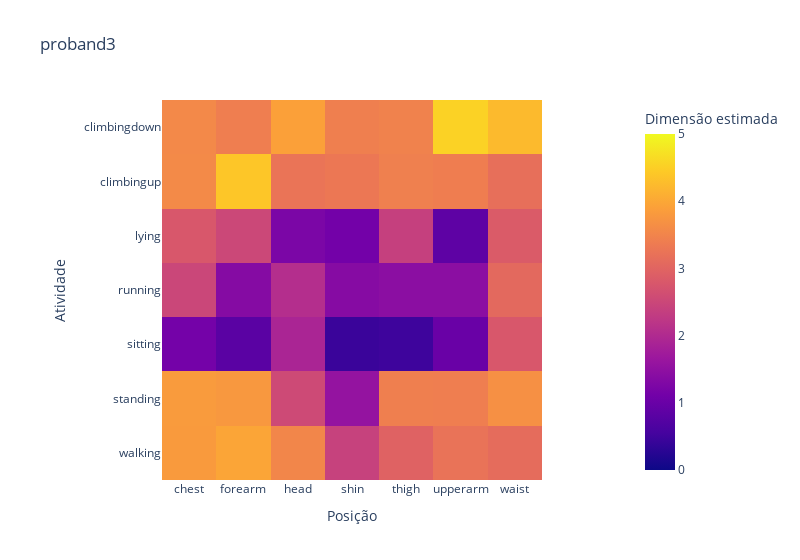

The code cell stored with this chart in its notebook:
### Code cell
nu = 0
fig = px.imshow(UDI[nu], width=800, title=users[nu], zmax=5, zmin=0,
                labels=dict(y='Atividade', x='Posição', color='Dimensão estimada'),
                y=actis,
                x=posis)
fig.show()

### Figure 1 — Plotly figure (JSON) as saved in the notebook; plotly's stock layout.template omitted (floating-point values rounded to 4 significant figures)
{"data": [{"coloraxis": "coloraxis", "hovertemplate": "Posição: %{x}<br>Atividade: %{y}<br>Dimensão estimada: %{z}<extra></extra>", "name": "0", "type": "heatmap", "x": ["chest", "forearm", "head", "shin", "thigh", "upperarm", "waist"], "xaxis": "x", "y": ["climbingdown", "climbingup", "lying", "running", "sitting", "standing", "walking"], "yaxis": "y", "z": [[3.561, 3.406, 3.905, 3.422, 3.465, 4.537, 4.24], [3.576, 4.395, 3.245, 3.302, 3.432, 3.394, 3.173], [2.78, 2.52, 1.236, 1.12, 2.381, 0.8539, 2.838], [2.5, 1.366, 2.066, 1.37, 1.441, 1.445, 3.068], [1.132, 0.8139, 1.909, 0.4358, 0.4769, 0.9954, 2.785], [3.824, 3.785, 2.559, 1.563, 3.416, 3.4, 3.674], [3.818, 3.966, 3.529, 2.416, 2.965, 3.229, 3.116]]}], "layout": {"coloraxis": {"cmax": 5, "cmin": 0, "colorbar": {"title": {"text": "Dimensão estimada"}}, "colorscale": [[0, "#0d0887"], [0.1111, "#46039f"], [0.2222, "#7201a8"], [0.3333, "#9c179e"], [0.4444, "#bd3786"], [0.5556, "#d8576b"], [0.6667, "#ed7953"], [0.7778, "#fb9f3a"], [0.8889, "#fdca26"], [1, "#f0f921"]]}, "title": {"text": "proband3"}, "width": 800, "xaxis": {"anchor": "y", "constrain": "domain", "domain": [0, 1], "scaleanchor": "y", "title": {"text": "Posição"}}, "yaxis": {"anchor": "x", "autorange": "reversed", "constrain": "domain", "domain": [0, 1], "title": {"text": "Atividade"}}}}
